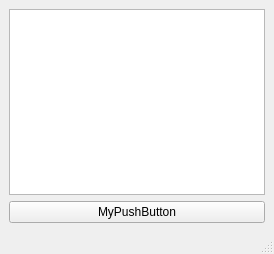
<?xml version="1.0" encoding="UTF-8"?>
<ui version="4.0">
 <class>MainWindow</class>
 <widget class="QMainWindow" name="MainWindow">
  <property name="geometry">
   <rect>
    <x>0</x>
    <y>0</y>
    <width>274</width>
    <height>254</height>
   </rect>
  </property>
  <property name="windowTitle">
   <string>derivation.pro</string>
  </property>
  <widget class="QWidget" name="centralwidget">
   <layout class="QVBoxLayout" name="verticalLayout">
    <item>
     <widget class="MyPlainTextEdit" name="myPlainTextEdit"/>
    </item>
    <item>
     <widget class="MyPushButton" name="myPushButton">
      <property name="text">
       <string>MyPushButton</string>
      </property>
     </widget>
    </item>
   </layout>
  </widget>
  <widget class="QMenuBar" name="menubar">
   <property name="geometry">
    <rect>
     <x>0</x>
     <y>0</y>
     <width>274</width>
     <height>22</height>
    </rect>
   </property>
  </widget>
  <widget class="QStatusBar" name="statusbar"/>
 </widget>
 <customwidgets>
  <customwidget>
   <class>MyPlainTextEdit</class>
   <extends>QPlainTextEdit</extends>
   <header>myplaintextedit.h</header>
  </customwidget>
  <customwidget>
   <class>MyPushButton</class>
   <extends>QPushButton</extends>
   <header>mypushbutton.h</header>
  </customwidget>
 </customwidgets>
 <resources/>
 <connections/>
</ui>
